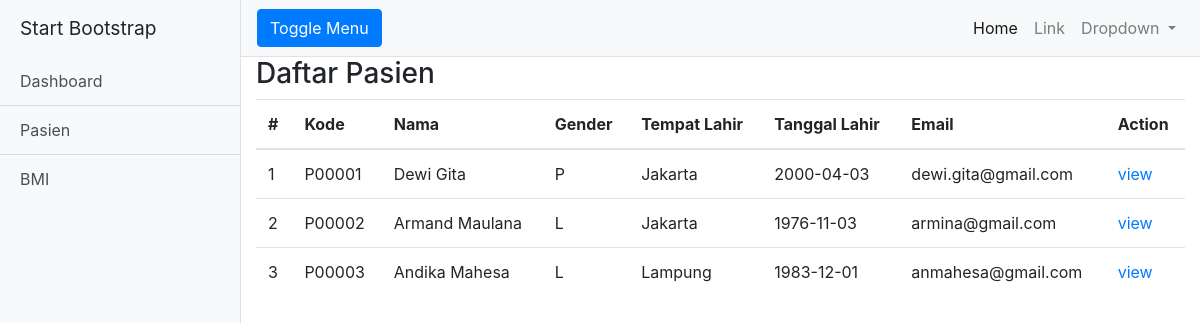
The page /index.php/pasien/list on the database its author committed.
### tables this page shows
CREATE TABLE `pasien` (
  `id` int(11) NOT NULL,
  `kode` varchar(6) NOT NULL,
  `nama` varchar(40) NOT NULL,
  `gender` char(1) DEFAULT NULL,
  `tmp_lahir` varchar(30) DEFAULT NULL,
  `tgl_lahir` date DEFAULT NULL,
  `email` varchar(45) DEFAULT NULL
);

### application/controllers/Pasien.php (called while the page is built, shortened)
<?php
class Pasien extends CI_Controller {
    public function list(){
        $this->load->model('pasien_model');
        $data['pasien']=$this->pasien_model->getAll();
        $this->load->view('header');
        $this->load->view('pasien/list',$data);
        $this->load->view('footer');
    }
}

### index.php (called while the page is built, shortened)
<?php
require_once BASEPATH.'core/CodeIgniter.php';

### application/models/Pasien_model.php (called while the page is built, shortened)
<?php
class Pasien_model extends CI_Model {
    public function getAll(){
        $query = $this->db->get('pasien');
        return $query;
    }
}
?>

### application/views/pasien/list.php (the view)
<h3>Daftar Pasien</h3>
<table class="table">
        <thead>
            <tr>
                <th>#</th><th>Kode</th><th>Nama</th><th>Gender</th>
                <th>Tempat Lahir</th><th>Tanggal Lahir</th>
                <th>Email</th><th>Action</th>
            </tr>
        </thead>
        <tbody>
        <?php
        $nomor =1;
        foreach($pasien->result() as $pasien){
       echo'
        <tr>
          <td>'.$nomor.'</td>
          <td>'.$pasien->kode.'</td>
          <td>'.$pasien->nama.'</td>
          <td>'.$pasien->gender.'</td>
          <td>'.$pasien->tmp_lahir.'</td>
          <td>'.$pasien->tgl_lahir.'</td>
          <td>'.$pasien->email.'</td>
          <td><a href="'.base_url().'index.php/pasien/view/'.$pasien->id.'">view</a></td>
        </tr>';
        $nomor++;
        }
        ?>
        </tbody>
        </table>

### rows shown on the page
pasien: kode "P00001", nama "Dewi Gita", gender "P", tmp_lahir "Jakarta", tgl_lahir "2000-04-03", email "dewi.gita@gmail.com"
pasien: kode "P00002", nama "Armand Maulana", gender "L", tmp_lahir "Jakarta", tgl_lahir "1976-11-03", email "armina@gmail.com"
pasien: kode "P00003", nama "Andika Mahesa", gender "L", tmp_lahir "Lampung", tgl_lahir "1983-12-01", email "anmahesa@gmail.com"
